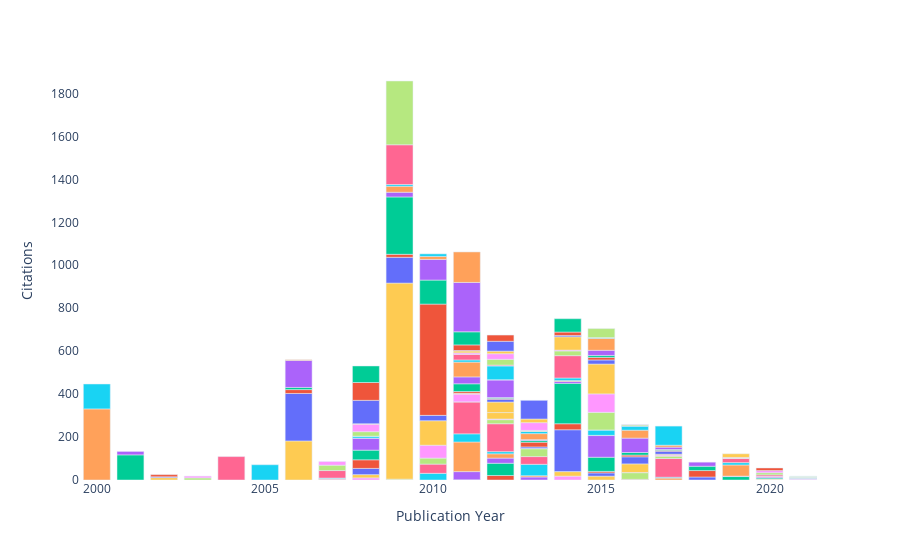

Notebook code cell kept with this figure:
### Markdown cell above
Here's the total citation counts of manuscripts plotted by year of publication. Hover over a point to see publication details.

### Code cell
temp = dat
temp = temp.rename(columns = {'total' : 'Citations'})
fig = px.bar(temp, 
             x = 'Publication Year', 
             y = 'Citations', 
             color = 'Document Title',
             hover_data = ['Publication Year', 'Citations', 'Document Title', 'Journal Title'])

fig = fig.update_layout({
    'plot_bgcolor' : 'rgba(0, 0, 0, 0)',
    'paper_bgcolor' : 'rgba(0, 0, 0, 0)'})

fig.update_layout(showlegend=False)

## Static image
#Image(fig.to_image(format="png", width=400, height=250, scale=2))
fig.show()
